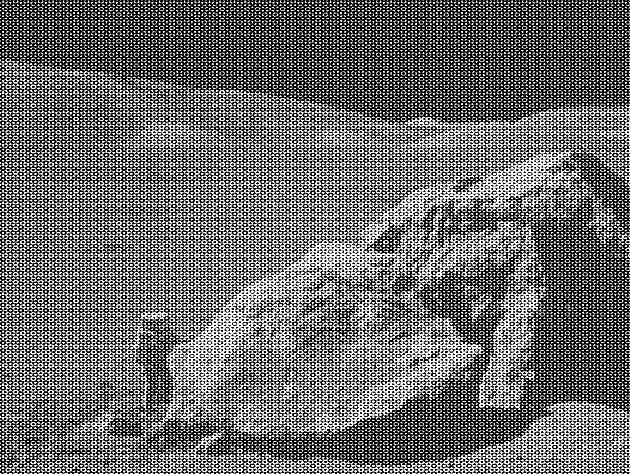
#> input picture moonlanding.png, 630 x 474 px
$ python fft.py
#> lines starting #> are read from the running program, lines starting #| are printed output that depends on the picture
#> further down, image_array is the input picture: shape (474, 630, 3); min 0, max 255, mean 108.1
### utils.py
import matplotlib.pyplot as plt
import matplotlib.colors as colors
import numpy as np
import math
from ft import ft
import time
import statistics

class utils:

    '''
    Plots an image next to its ft
    '''
    @staticmethod
    def plot_ft(img, transform):
        #Set up dispay
        disp, cols = plt.subplots(1, 2)
        #Input orignal
        cols[0].imshow(img, plt.cm.gray)
        cols[0].set_title('Original image')
        #Input ft
        cols[1].imshow(np.abs(transform), norm=colors.LogNorm())
        cols[1].set_title('LogNorm of ft')
        disp.suptitle('Mode 1')
        plt.show()

    '''
    Plots an image next to its denoised version
    '''
    # [14 lines left out: function plot_denoised, not called in this run]

    '''
    Plots a series of 6 images with varying levels of compression
    '''
    # [15 lines left out: function plot_compressed, not called in this run]

    '''
    Plots
    '''
    # [44 lines left out: function plot_complexity, not called in this run]

    '''
    Denoises an image by setting high frequencies to 0
    Returns the number of non zero values and the fraction of non zero values
    '''
    # [10 lines left out: function denoise, not called in this run]

    '''
    Compresses an image by a factor of the compression input
    and saves the compressed image
    '''
    # [7 lines left out: function compress, not called in this run]

    '''
    Returns the opened image and its ft
    '''
    @staticmethod
    def get_ft(img_name, custom=True):
        #Read original image
#> called with img_name = 'moonlanding.png', custom = True
        img = plt.imread(img_name).astype(float)
#> img: shape (474, 630) float64; min 0, max 1, mean 0.424
        shape = img.shape
#> shape = (474, 630)
        #reshape to be of dimensions 2^n
        reshaped = utils.resize(shape[0]), utils.resize(shape[1])
#> reshaped = (512, 1024)
        newimg = np.zeros(reshaped)
        newimg[:shape[0], :shape[1]] = img
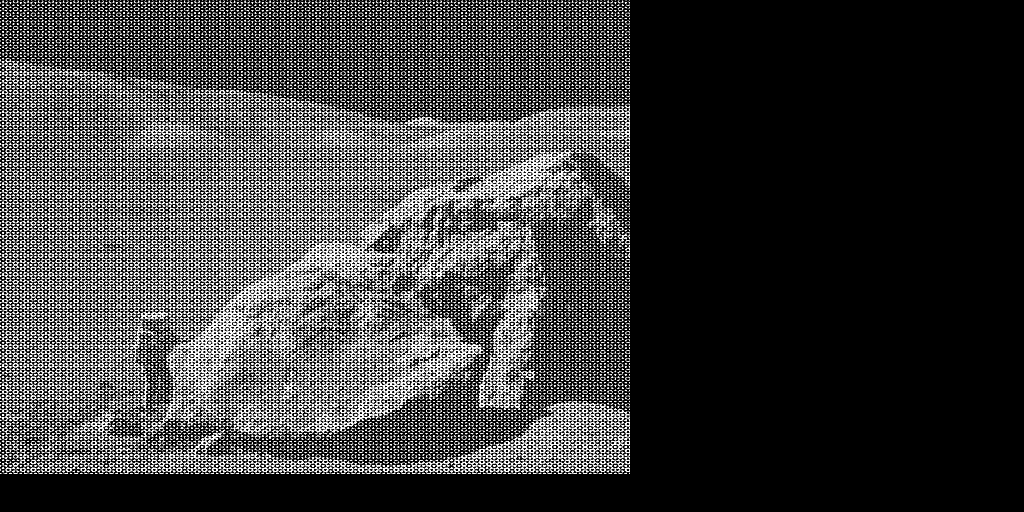
#> newimg: shape (512, 1024) float64; min 0, max 1, mean 0.241
        if custom:
            transform = ft.fft2(newimg)
        else:
            transform = np.fft.fft2(newimg)
        return img, transform

    '''
    Returns the next highest integer that is a power of 2
    '''
    @staticmethod
    def resize(val):
        i = int(math.log(val, 2))
        return int(pow(2, i+1))

    '''
    Compresses an image by a factor of the compression input
    and saves the compressed image
    '''
    # [14 lines left out: function save_ft, not called in this run]

### ft.py
import numpy as np

class ft:

    '''
    Inverse Fourier Transform
    '''
    # [9 lines left out: function idft, not called in this run]

    '''
    Fast Inverse Fourier Transform
    '''
    # [16 lines left out: function ifft, not called in this run]

    '''
    Two-Dimensional Inverse Discrete Fourier Transform
    '''
    # [12 lines left out: function ifft2, not called in this run]

    '''
    Discrete Fourier Transform
    Takes in 1D array of signals and performs brute force fourier transform
    Returns the fourier transform
    '''
    @staticmethod
    def dft(signals):
        # get the length of the array
        N = signals.shape[0]
        # create array from 1 to N-1
        n = np.arange(N)
        # create vertical array from 1 to N-1
        k = n.reshape((N, 1))
        # 2-D array of all the exponents
        exponent = np.exp(-2J * np.pi * k * n / N)
        # Adds from 0 to N-1 each each signal by the resultant exponents
        return np.dot(exponent, signals)

    '''
    Fast Fourier Transform using Cooley-Tukey method
    Takes in 1D array of signals to be transformed
    Returns ft
    '''
    @staticmethod
    def fft(signals):
        N = signals.shape[0]

        if N % 2 != 0:
            raise ValueError("must be a power of two")

        # set limit of 2 before performiing dft on a signal
        elif N <= 16:
            return ft.dft(signals)

        else:
            # even and odd arrays
            evens = ft.fft(signals[::2])
            odds = ft.fft(signals[1::2])
            # array of extra exponents for the odd part
            extra_e = np.exp(-2J * np.pi * np.arange(N) / N)
            # need arrays to be same size
            # X_k where 0 <= k <= (N-1) / 2 done first
            # second half done after
            return np.concatenate([evens + extra_e[:int(N / 2)] * odds, evens + extra_e[int(N / 2):] * odds])

    '''
    Fast Two-Dimensional Fourier Transform
    Takes in a 2D numpy array of size N x M
    Performs fft on each row and assembles a 2D transform
    Returns 2D Transform
    '''
    @staticmethod
    def fft2(signals):
        N, M = signals.shape
#> N = 512; M = 1024
        n = np.arange(N)
#> n = 512 values from 0 to 511
        l = n.reshape((N, 1))
#> l = 512 values from 0 to 511
        exponent = np.exp(-2J * np.pi * l * n / N)

        transform = np.zeros((N, M), dtype=complex)
        for n in range(N):
            transform[n] = ft.fft(signals[n])

        return np.dot(exponent, transform)

    '''
    Slow Two-Dimensional Fourier Transform
    Takes in a 2D numpy array of size N x M
    Performs fft on each row and assembles a 2D transform
    Returns 2D Transform
    '''
    # [12 lines left out: function dft2, not called in this run]

### fft.py
import sys
import os
import cv2 as cv
from utils import utils


if __name__ == "__main__":
    #Default arguments
    filename = "moonlanding.png"
    mode = 1
    #Process user input
    if "-m" in sys.argv:
        i = sys.argv.index("-m")
        modes = ["1", "2", "3", "4"]
        if i + 1 < len(sys.argv) and sys.argv[i+1] in modes:
            mode = int(sys.argv[i+1])
        else:
            print("Please enter a valid mode [1, 2, 3, 4]")
            exit(1)
    if "-i" in sys.argv:
        i = sys.argv.index("-i")
        if i + 1 < len(sys.argv) and os.path.isfile(sys.argv[i+1]):
            filename = sys.argv[i+1]
        else:
            print("Please enter a valid file")
            exit(1)
    #check that the file can be processed
    canopen = cv.haveImageReader(filename)
    if canopen:
        image_array = cv.imread(filename)
    else:
        print("The specified file cannot be read")
        exit(1)
    #fft mode
    if mode == 1:
        img, ft = utils.get_ft(filename)
        utils.plot_ft(img, ft)
#> in plot_ft, `plt.show()`:
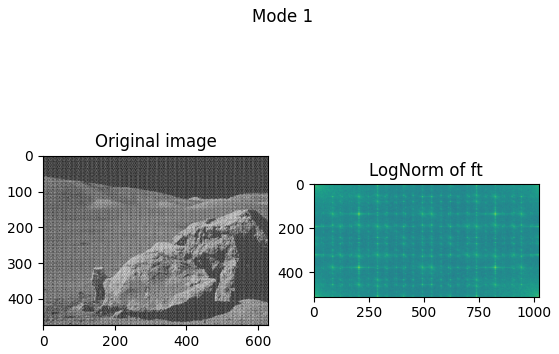
#> figure drawn by matplotlib, 2 panels
    #Denoising mode
    elif mode == 2:
        img, ft = utils.get_ft(filename)
        zeros, fraction = utils.denoise(ft)
        print("Number of non-zero coefficients: " + str(zeros) + ", % of original: " + str(fraction*100))
        utils.plot_denoised(img, ft)
    #Compression mode
    elif mode == 3:
        img, ft = utils.get_ft(filename)
        compressions = [0, 25, 50, 75, 85, 95]
        utils.plot_compressed(img, ft, compressions, filename)
    #Time complexity mode
    elif mode == 4:
        utils.plot_complexity()
